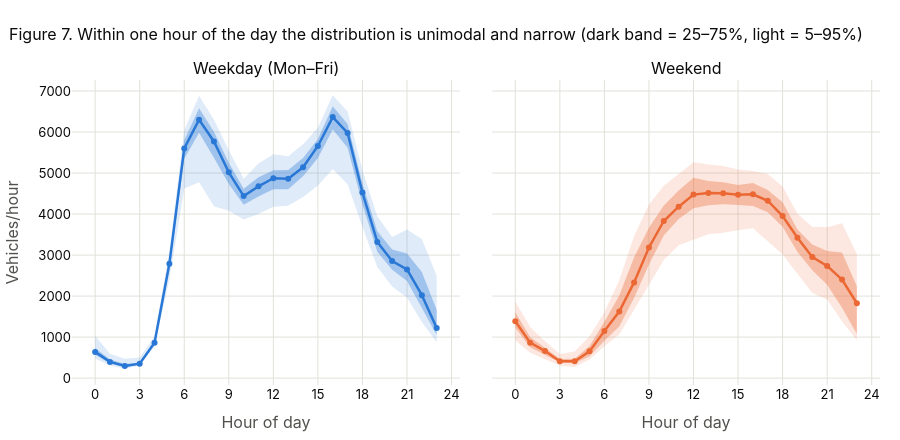

Notebook code cell kept with this figure:
### Markdown cell above
Trung bình trượt 28 ngày dao động trong khoảng 2 850 – 3 520 xe/giờ suốt gần hai năm, không đi lên hay đi xuống, chỉ chùng xuống một thời gian ngắn quanh kỳ nghỉ cuối năm (Hình 6). **Chuỗi không có xu hướng dài hạn.**

Hình 7 kiểm tra nhận định về hai đỉnh của histogram ở trên. Nếu hai đỉnh của histogram là do trộn nhiều giờ có mức khác nhau, thì khi xét riêng từng giờ trong ngày, phân phối phải còn một đỉnh và hẹp lại.

### Code cell
is_wkend = np.where(eda.index.dayofweek >= 5, "Weekend", "Weekday (Mon–Fri)")
qs = y_eda.groupby([is_wkend, eda.index.hour]).quantile([0.05, 0.25, 0.5, 0.75, 0.95]).unstack()
hours = np.arange(24)
fig = make_subplots(rows=1, cols=2, shared_yaxes=True, horizontal_spacing=0.04,
                    subplot_titles=("Weekday (Mon–Fri)", "Weekend"))
for c, (name, color, rgb) in enumerate([("Weekday (Mon–Fri)", BLUE, "42,120,214"), ("Weekend", ORANGE, "235,104,52")], start=1):
    q = qs.loc[name]
    band(fig, hours, q[0.05].values, q[0.95].values, f"rgba({rgb},0.15)", row=1, col=c)
    band(fig, hours, q[0.25].values, q[0.75].values, f"rgba({rgb},0.35)", row=1, col=c)
    fig.add_trace(go.Scatter(x=hours, y=q[0.5].values, mode="lines+markers", line=dict(color=color, width=2.5),
                             marker=dict(size=6), showlegend=False,
                             hovertemplate="%{x}h: median %{y:,.0f}<extra>" + name + "</extra>"), row=1, col=c)
fig.update_xaxes(title_text="Hour of day", dtick=3)
fig.update_yaxes(title_text="Vehicles/hour", col=1)
show_fig(fig, "Within one hour of the day the distribution is unimodal and narrow (dark band = 25–75%, light = 5–95%)",
         "ts_target_by_hour", height=440)
wd_med = qs.loc["Weekday (Mon–Fri)", 0.5]
print(f"weekday median: lowest {wd_med.min():,.0f} at {wd_med.idxmin()}h, highest {wd_med.max():,.0f} at {wd_med.idxmax()}h; "
      f"weekend median peak {qs.loc['Weekend', 0.5].max():,.0f} at {qs.loc['Weekend', 0.5].idxmax()}h")

### Figure 1 — Plotly figure (JSON) as saved in the notebook; plotly's stock layout.template omitted (floating-point values rounded to 4 significant figures)
{"data": [{"fill": "toself", "fillcolor": "rgba(42,120,214,0.15)", "hoverinfo": "skip", "line": {"width": 0}, "showlegend": false, "type": "scatter", "x": [0, 1, 2, 3, 4, 5, 6, 7, 8, 9, 10, 11, 12, 13, 14, 15, 16, 17, 18, 19, 20, 21, 22, 23, 23, 22, 21, 20, 19, 18, 17, 16, 15, 14, 13, 12, 11, 10, 9, 8, 7, 6, 5, 4, 3, 2, 1, 0], "xaxis": "x", "y": [1032.0, 594.3, 473.6, 499.8, 1016.0, 3108.0, 6046.0, 6884.0, 6300.0, 5554.0, 4860.0, 5233.0, 5456.0, 5411.0, 5703.0, 6104.0, 6897.0, 6500.0, 5067.0, 3945.0, 3441.0, 3624.0, 3391.0, 2493.0, 874.0, 1369.0, 1966.0, 2234.0, 2709.0, 3685.0, 4726.0, 5091.0, 4696.0, 4416.0, 4200.0, 4178.0, 4004.0, 3870.0, 4078.0, 4188.0, 4777.0, 4626.0, 2402.0, 768.5, 303.7, 231.4, 307.3, 475.5], "yaxis": "y"}, {"fill": "toself", "fillcolor": "rgba(42,120,214,0.35)", "hoverinfo": "skip", "line": {"width": 0}, "showlegend": false, "type": "scatter", "x": [0, 1, 2, 3, 4, 5, 6, 7, 8, 9, 10, 11, 12, 13, 14, 15, 16, 17, 18, 19, 20, 21, 22, 23, 23, 22, 21, 20, 19, 18, 17, 16, 15, 14, 13, 12, 11, 10, 9, 8, 7, 6, 5, 4, 3, 2, 1, 0], "xaxis": "x", "y": [731.5, 452.0, 343.0, 382.0, 899.0, 2918.0, 5799.0, 6580.0, 6004.0, 5252.0, 4620.0, 4896.0, 5071.0, 5074.0, 5364.0, 5832.0, 6629.0, 6198.0, 4745.0, 3582.0, 3137.0, 3036.0, 2587.0, 1661.0, 1051.0, 1695.0, 2366.0, 2644.0, 3082.0, 4236.0, 5619.0, 6062.0, 5364.0, 4923.0, 4608.0, 4602.0, 4430.0, 4226.0, 4734.0, 5371.0, 5984.0, 5349.0, 2676.0, 830.0, 332.0, 264.0, 353.0, 568.5], "yaxis": "y"}, {"hovertemplate": "%{x}h: median %{y:,.0f}<extra>Weekday (Mon–Fri)</extra>", "line": {"color": "#2a78d6", "width": 2.5}, "marker": {"size": 6}, "mode": "lines+markers", "showlegend": false, "type": "scatter", "x": [0, 1, 2, 3, 4, 5, 6, 7, 8, 9, 10, 11, 12, 13, 14, 15, 16, 17, 18, 19, 20, 21, 22, 23], "xaxis": "x", "y": [639.0, 395.0, 295.0, 351.0, 860.0, 2787.0, 5600.0, 6301.0, 5771.0, 5018.0, 4439.0, 4675.0, 4874.0, 4860.0, 5140.0, 5660.0, 6365.0, 5979.0, 4526.0, 3321.0, 2853.0, 2650.0, 2022.0, 1219.0], "yaxis": "y"}, {"fill": "toself", "fillcolor": "rgba(235,104,52,0.15)", "hoverinfo": "skip", "line": {"width": 0}, "showlegend": false, "type": "scatter", "x": [0, 1, 2, 3, 4, 5, 6, 7, 8, 9, 10, 11, 12, 13, 14, 15, 16, 17, 18, 19, 20, 21, 22, 23, 23, 22, 21, 20, 19, 18, 17, 16, 15, 14, 13, 12, 11, 10, 9, 8, 7, 6, 5, 4, 3, 2, 1, 0], "xaxis": "x2", "y": [1871.0, 1243.0, 901.1, 585.6, 648.5, 1018.0, 1605.0, 2385.0, 3466.0, 4231.0, 4690.0, 4969.0, 5264.0, 5206.0, 5173.0, 5084.0, 5050.0, 4979.0, 4670.0, 4010.0, 3691.0, 3678.0, 3776.0, 3029.0, 923.1, 1385.0, 1914.0, 2078.0, 2559.0, 3011.0, 3339.0, 3656.0, 3603.0, 3544.0, 3507.0, 3377.0, 3240.0, 2881.0, 2272.0, 1642.0, 1063.0, 774.0, 456.4, 271.0, 308.8, 456.8, 618.2, 921.7], "yaxis": "y2"}, {"fill": "toself", "fillcolor": "rgba(235,104,52,0.35)", "hoverinfo": "skip", "line": {"width": 0}, "showlegend": false, "type": "scatter", "x": [0, 1, 2, 3, 4, 5, 6, 7, 8, 9, 10, 11, 12, 13, 14, 15, 16, 17, 18, 19, 20, 21, 22, 23, 23, 22, 21, 20, 19, 18, 17, 16, 15, 14, 13, 12, 11, 10, 9, 8, 7, 6, 5, 4, 3, 2, 1, 0], "xaxis": "x2", "y": [1606.0, 994.5, 739.5, 466.8, 471.0, 781.8, 1374.0, 2014.0, 2949.0, 3663.0, 4208.0, 4572.0, 4883.0, 4808.0, 4773.0, 4708.0, 4755.0, 4586.0, 4286.0, 3622.0, 3258.0, 3102.0, 3062.0, 2239.0, 1078.0, 1717.0, 2274.0, 2632.0, 3075.0, 3694.0, 4046.0, 4199.0, 4223.0, 4241.0, 4212.0, 4144.0, 3882.0, 3477.0, 2767.0, 1951.0, 1258.0, 913.0, 532.5, 360.0, 378.8, 571.5, 750.5, 1228.0], "yaxis": "y2"}, {"hovertemplate": "%{x}h: median %{y:,.0f}<extra>Weekend</extra>", "line": {"color": "#eb6834", "width": 2.5}, "marker": {"size": 6}, "mode": "lines+markers", "showlegend": false, "type": "scatter", "x": [0, 1, 2, 3, 4, 5, 6, 7, 8, 9, 10, 11, 12, 13, 14, 15, 16, 17, 18, 19, 20, 21, 22, 23], "xaxis": "x2", "y": [1387.0, 864.5, 658.5, 411.5, 408.0, 652.0, 1149.0, 1621.0, 2334.0, 3186.0, 3831.0, 4179.0, 4475.0, 4515.0, 4510.0, 4473.0, 4482.0, 4325.0, 3950.0, 3423.0, 2951.0, 2736.0, 2404.0, 1825.0], "yaxis": "y2"}], "layout": {"annotations": [{"font": {"size": 16}, "showarrow": false, "text": "Weekday (Mon–Fri)", "x": 0.24, "xanchor": "center", "xref": "paper", "y": 1.0, "yanchor": "bottom", "yref": "paper"}, {"font": {"size": 16}, "showarrow": false, "text": "Weekend", "x": 0.76, "xanchor": "center", "xref": "paper", "y": 1.0, "yanchor": "bottom", "yref": "paper"}], "height": 440, "meta": {"name": "ts_target_by_hour"}, "title": {"text": "Figure 7. Within one hour of the day the distribution is unimodal and narrow (dark band = 25–75%, light = 5–95%)"}, "xaxis": {"anchor": "y", "domain": [0.0, 0.48], "dtick": 3, "title": {"text": "Hour of day"}}, "xaxis2": {"anchor": "y2", "domain": [0.52, 1.0], "dtick": 3, "title": {"text": "Hour of day"}}, "yaxis": {"anchor": "x", "domain": [0.0, 1.0], "title": {"text": "Vehicles/hour"}}, "yaxis2": {"anchor": "x2", "domain": [0.0, 1.0], "matches": "y", "showticklabels": false}}}
